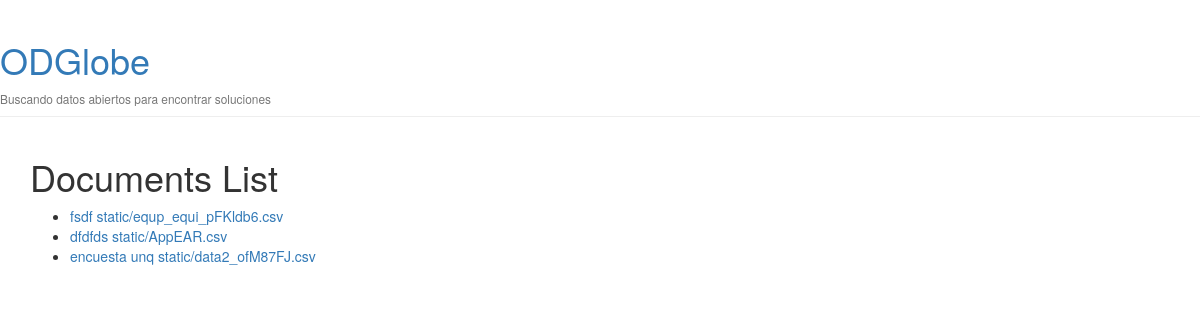
Page /file_uploader/documents/ on the earlier database version.
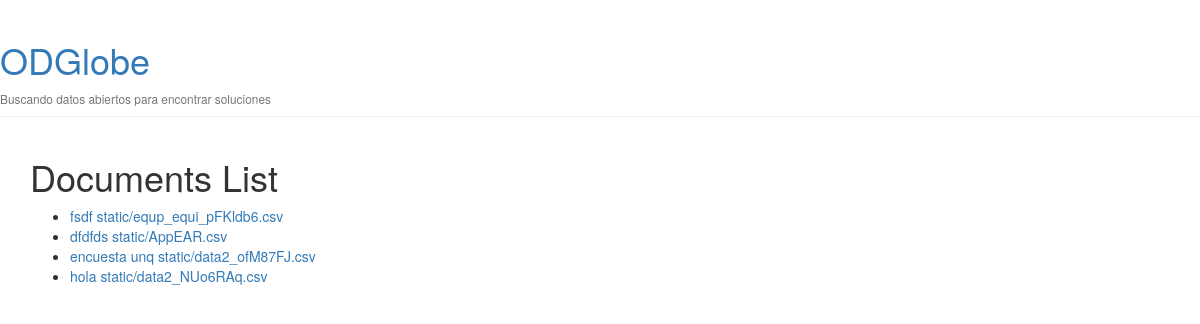
Same page on the later database version.
### file_uploader/models.py (models this page shows)
class Document(models.Model):
    description = models.CharField(max_length=255, blank=True, verbose_name='Descripción')
    document = models.FileField(upload_to='static/', verbose_name='Archivo')
    uploaded_at = models.DateTimeField(auto_now_add=True)

### file_uploader/views.py (the view)
# urls.py: path('documents/', views.DocumentsListView.as_view(), name='documents')
class DocumentsListView(generic.ListView):
    model = Document
    template_name = 'document_list.html'

### file_uploader/templates/document_list.html
{% extends "base.html" %}
{% block content %}
    <h1>Documents List</h1>
    {% if document_list %}
    <ul>
      {% for doc in document_list %}
      <li>
        <a href="{{ doc.document }}">{{ doc.description}}</a> <a>{{ doc.document }}</a>
      </li>
      {% endfor %}
    </ul>
    {% else %}
      <p>There are no files.</p>
    {% endif %}
{% endblock %}

### file_uploader/templates/base.html (shortened to what this page needs)
<link rel="stylesheet" href="//maxcdn.bootstrapcdn.com/bootstrap/3.2.0/css/bootstrap.min.css">
<link rel="stylesheet" href="//maxcdn.bootstrapcdn.com/bootstrap/3.2.0/css/bootstrap-theme.min.css">
<!DOCTYPE html>
<html>
    <head>
    </head>
    <body>
    <div class="page-header">
        <h1><a href="/file_uploader">ODGlobe</a></h1>
        <small class="text-muted">Buscando datos abiertos para encontrar soluciones</small>
    </div>
    <div class="content container">
        <div class="row">
            <div class="col-md-8">
            {% block content %}
            {% endblock %}
            </div>
        </div>
    </div>
    </body>
</html>

Differences in the rows shown:
added Document: description "hola", document "static/data2_NUo6RAq.csv"
